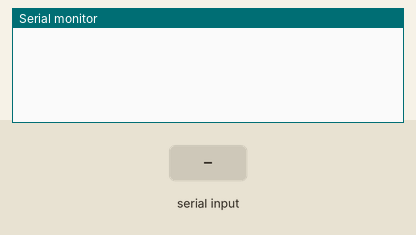
Simulated run of this sketch. Board: Arduino Uno, built with avr-gcc and run on an emulated ATmega328P. On the bench: the last lines printed to the serial monitor. Inputs (shaded band) come from the test bench.

Above: at 1.2 s.
1.3 s: "90,45\n" received over the second serial link
At 2.1 s:
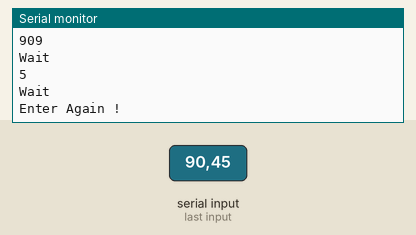
2.8 s: "30,150\n" received over the second serial link
At 4.0 s:
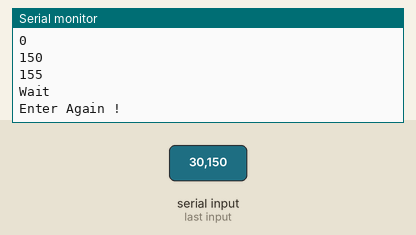
Timing chart, 0 to 5.8 s (numbered marks = the images above; inputs shaded):
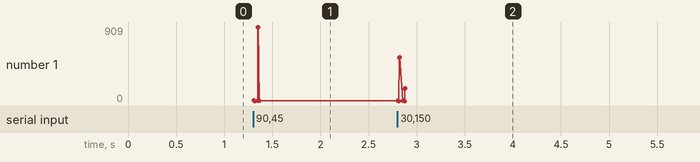

The sketch:

NumberConverter.ino
```cpp
# include<SoftwareSerial.h>

#define rx 10
#define tx 11

SoftwareSerial BT(rx,tx); //RX,TX


void setup() {

  Serial.begin(9600);
  BT.begin(38400);

}

char ReadFromBluetooth (){

  while(!BT.available());
  Serial.println("Wait");

  char digit = BT.read();
  if ( !(digit >= '0' && digit <= '9') ){
    Serial.println("Enter Again !");
    digit = ReadFromBluetooth ();
  }

  return digit;

}

int CheckBluetoothCommand() {

  int number = 0;

  for ( int i = 0; i < 3; i ++){

    char digit = ReadFromBluetooth();

    Serial.println(digit);

    number = ( number * 10 ) + ( digit - '0');

  }

  Serial.println(number);
  return number;

}

void loop() {

  int a = CheckBluetoothCommand();

  a += 5;

  Serial.println(a);

}
```

Measured:
- after the input at 1.3 s, the serial monitor: prints a new line at once (image 1)
- after the input at 2.8 s, the serial monitor: prints a new line at once (image 2)
- plotted number 1: 5 → 155 after the input at 2.8 s
